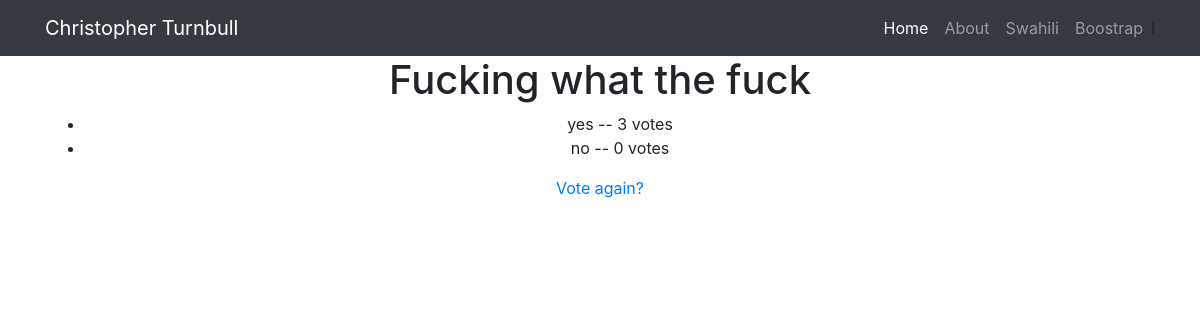
Screenshot of /swahili/5/results/ with the database file from the repository.
### swahili/models.py (models this page shows, shortened)
class Question(models.Model):
    question_text = models.CharField(max_length=200)
    pub_date = models.DateTimeField('date published', default=timezone.now())

class Choice(models.Model):
    question = models.ForeignKey(Question, on_delete=models.CASCADE)
    choice_text = models.CharField(max_length=200)
    votes = models.IntegerField(default=0)

### swahili/views.py (the view)
# urls.py: path('swahili/<int:question_id>/results/', views.results, name='results'),
def results(request, question_id):
    question = get_object_or_404(Question, pk=question_id)
    return render(request, 'swahili/results.html', {'question': question})

### swahili/templates/swahili/results.html
{% extends "overview/base.html" %}
{% block content %}
  <div class="container">
    <div class="row">
      <div class="col-lg-12 text-center">
        <h1>{{ question.question_text }}</h1>
        <ul>
        {% for choice in question.choice_set.all %}
            <li>{{ choice.choice_text }} -- {{ choice.votes }} vote{{ choice.votes|pluralize }}</li>
        {% endfor %}
        </ul>
        <a href="{% url 'swahili:detail' question.id %}">Vote again?</a>
      </div>
    </div>
  </div>
{% endblock %}

### rows the page displays
Question: question_text "Fucking what the fuck"
Choice: choice_text "yes", votes "3"
Choice: choice_text "no", votes "0"
